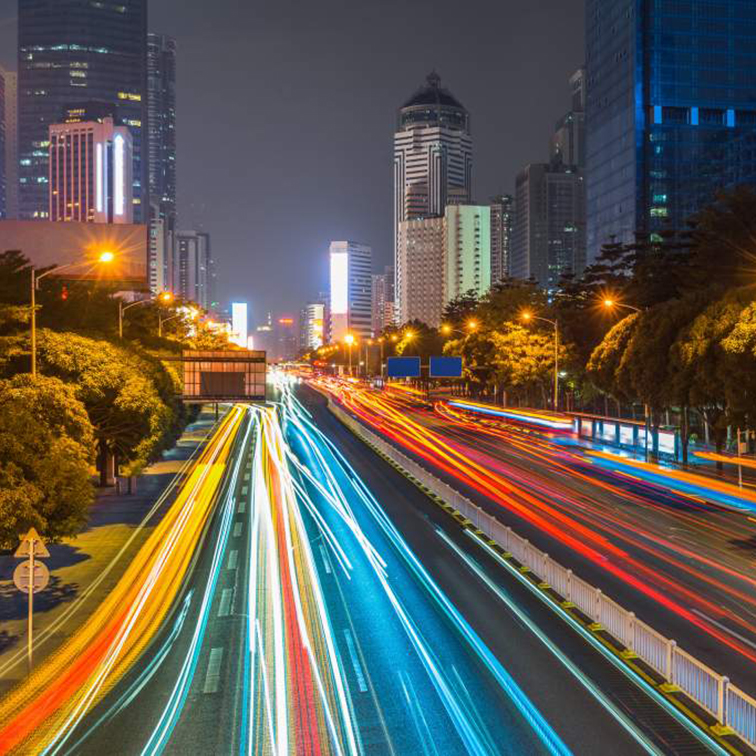
#> input picture night thumbs/night city scape.jpg, 756 x 756 px
$ python -i holygrail.py   (imports and definitions only)
#> lines starting #> are read from the running program, lines starting #| are printed output that depends on the picture; after the words box and inside, x2 and y2 are one past the last pixel; in counts of white or black regions, pixels touching at a corner belong together
#!/usr/bin/env python3
"""
holygrail.py — Holy Grail exposure brain for PiSlider  v3.0

Architecture
────────────
Three layers blend together each frame, with weights that shift
dynamically based on phase, tracker confidence, and conditions:

  1. ASTRONOMICAL MODEL  (_compute_astro)
     Sun/moon positions -> phase classification -> EV/Kelvin/interval
     priors. Includes ambient moonlight model (full moon +2.5 stops vs
     new moon), disc-in-frame geometry, and look-ahead anticipation
     (begins pre-adjusting EV before sun/moon crosses into frame).

  2. DNG CAPTURE TRACKER  (AdaptiveEVTracker + push_capture_ev)
     After every saved frame, app.py reads luminance from the thumbnail
     and calls push_capture_ev(). Builds a rolling window of 20 frames.
     Fits weighted linear regression -> slope (stops/frame) + R².
     Works at night - reads from the capture, not the preview.

  3. DYNAMIC BLEND WEIGHT  (_blend_weight)
     Pixel vs astro trust shifts each frame:
     - Deep stable night  -> 15% pixel / 85% astro
     - Active transition  -> 50/50
     - Day with clouds    -> 75% pixel / 25% astro
     - High R² (clean trend) -> more pixel weight
     - Moon rising/setting   -> more astro weight
"""

from __future__ import annotations

import math
import time
import datetime
import logging
from collections import deque
from dataclasses import dataclass, field
from typing import Optional, List, Dict, Any, Tuple

import numpy as np

try:
    import cv2
    _HAS_CV2 = True
except ImportError:
    _HAS_CV2 = False

from zoneinfo import ZoneInfo
from astral import LocationInfo
from astral.sun import elevation as sun_elevation, azimuth as sun_azimuth
from astral.moon import elevation as moon_elevation, azimuth as moon_azimuth
from astral.moon import phase as moon_phase

logger = logging.getLogger("PiSlider.HG")


# ─────────────────────────────────────────────────────────────────────────────
# HGSettings
# ─────────────────────────────────────────────────────────────────────────────

@dataclass
class HGSettings:
    enabled: bool = True

    # Location & time
    lat: float = 49.8951
    lon: float = -97.1384
    tz:  str   = "America/Winnipeg"

    start_dt:        Optional[datetime.datetime] = None
    interval_sec:    float = 5.0
    frames:          int   = 1000
    vibration_delay: float = 1.0
    exposure_margin: float = 0.2

    # Camera geometry
    cam_az:  float = 180.0
    cam_alt: float = 0.0
    hfov:    float = 60.0
    vfov:    float = 40.0

    # ── EV targets per phase ─────────────────────────────────────────────────
    ev_day:      float = 13.0
    ev_golden:   float = 10.0
    ev_twilight: float =  6.0
    ev_night:    float =  3.0

    # Kelvin targets per phase
    kelvin_day:      int = 5500
    kelvin_golden:   int = 4200
    kelvin_twilight: int = 4800
    kelvin_night:    int = 3800

    # Per-phase intervals (s)
    interval_day:      float = 5.0
    interval_golden:   float = 7.0
    interval_twilight: float = 10.0
    interval_night:    float = 20.0

    # Aperture & ISO
    aperture_day:      float = 5.6
    aperture_night:    float = 2.8
    iso_min:        int   = 100
    iso_max:        int   = 3200
    iso_max_night:  int   = 6400

    # ISO-invariant camera support (e.g. Sony A7III dual-native ISO).
    # Cameras with a dual-gain architecture have two invariant stages separated
    # by a "native high ISO" transition point. ISO values *between* iso_min and
    # iso_native_high are a dead zone: they have less DR than iso_min AND worse
    # read-noise than iso_native_high — so we skip them entirely.
    # Sony A7III: stage 1 = ISO 100–500, stage 2 = ISO 640–51200.
    # Set to 0 (or None) to use classic 1/3-stop stepping with no jump.
    iso_native_high: int = 640

    # ── Anchor exposure ───────────────────────────────────────────────────────
    # Set once by calibration shot. ALL meter shots use these exact settings
    # so every measurement is directly comparable — no compensation math needed.
    anchor_shutter_s: Optional[float] = None
    anchor_iso:       Optional[int]   = None
    anchor_ev:        Optional[float] = None

    # Shutter limits
    # IMX477 hardware maximum is ~670s. These are soft caps — the real
    # constraint is the frame interval (shutter can't exceed interval minus
    # vibration_delay + exposure_margin). Set these to match your intended
    # night interval. e.g. 25s interval → set shutter_max_night ~23s.
    # The interval floor in _compute_params auto-extends the interval if
    # needed, so setting this higher than your interval just means the
    # interval stretches to accommodate the exposure.
    shutter_max_night:     float = 25.0   # set to ~interval_night - 2s
    shutter_max_twilight:  float = 20.0
    night_prefer_low_iso:  bool  = True
    continuous_shutter:    bool  = False

    # ── Histogram targets (0–255 luminance in meter JPEG) ────────────────────
    # User-facing controls for the look of the timelapse.
    # The system steers toward these using clean anchor-exposure meter shots.

    # Highlight protection: if this fraction of pixels exceeds clip_level,
    # pull exposure down regardless of trend. Prevents blown daylight skies.
    highlight_clip_level:    int   = 245    # pixel value = blown
    highlight_clip_limit:    float = 0.005  # 0.5% blown pixels = pull down

    # Midtone target: where we want the P50 of the histogram.
    # Night: push brighter to gather more light and show stars.
    # Lightroom/LRTimelapse normalises brightness in post anyway.
    midtone_target_day:   int   = 110
    midtone_target_night: int   = 80
    midtone_percentile:   float = 0.50  # steer this percentile toward target

    # Shadow floor: if too many pixels are crushed to black, boost exposure.
    shadow_floor_level: int   = 18     # below this = crushed black
    shadow_floor_limit: float = 0.40   # >40% crushed → boost needed

    # ── Per-phase agility (max stops/frame the output is allowed to change) ──
    # This is the primary "butter" control. Low = smooth. High = responsive.
    # Transitions (golden, twilight) get more agility. Stable phases get less.
    agility_day:      float = 0.008   # stable sun — almost no movement
    agility_golden:   float = 0.035   # golden/sunset — fast ramp allowed
    agility_twilight: float = 0.030   # still ramping, slightly slower
    agility_night:    float = 0.020   # stable darkness — tiny corrections only

    # Extra multiplier near the horizon (±15°) for moon rise/set events.
    horizon_agility_boost: float = 1.8

    # ── Tracker tuning ────────────────────────────────────────────────────────
    adaptive_weight:      float = 0.75
    ev_max_delta_flat:    float = 0.04
    ev_max_delta_fast:    float = 0.35
    kelvin_max_delta:     int   = 60
    anomaly_threshold_ev: float = 1.5
    tracker_window:       int   = 20
    tracker_warmup:       int   = 5
    slope_ma_window:      int   = 12   # frames to average for slope_ma
    # Exponential recency decay for regression weights.
    # Newest frame = 1.0; each step back is multiplied by this factor.
    # At 0.92 with a 20-frame window: oldest sample carries 0.92^19 ≈ 0.20 weight.
    # This lets old data fade out naturally at phase transitions — no flush needed.
    # Range: 0.80 (aggressive fade) → 1.0 (flat / equal weights).
    tracker_recency_decay: float = 0.92
    # How strongly ev_smooth drifts toward the blended drift target per frame.
    # At the default 0.030 a 1-stop gap contributes 0.030 stops of pull before
    # hitting the ±max_step/2 cap.  Raise for faster reality-anchoring;
    # lower for more inertia during cloudy / variable conditions.
    drift_pull_strength:  float = 0.030

    # ── Celestial disc tuning ─────────────────────────────────────────────────
    disc_lookahead_min:   float = 10.0
    sun_weight:           float = 1.0
    moon_weight:          float = 0.4
    moon_phase_weight:    float = 1.0
    moonlight_ev_max:     float = 4.5


# ─────────────────────────────────────────────────────────────────────────────
# MeterShot — result of a clean anchor-exposure meter capture
# ─────────────────────────────────────────────────────────────────────────────

@dataclass
class MeterShot:
    """
    Luminance histogram extracted from a JPEG captured at fixed anchor
    settings (anchor_shutter_s, anchor_iso). Because settings never change,
    every MeterShot is directly comparable — no compensation math needed.

    Fields that matter to the tracker:
      meter_ev          — EV computed from P50 luminance (the reference signal)
      highlight_fraction — fraction of pixels at or above clip_level
      shadow_fraction   — fraction of pixels at or below floor_level
      midtone_p50       — raw P50 luminance (0–255)
      condition         — 'clear' | 'hazy' | 'overcast' from histogram variance
      kelvin            — colour temperature (day only; astro ramp at night)
    """
    timestamp:          float
    meter_ev:           float   # EV at anchor exposure — scene luminance signal
    midtone_p50:        int     # P50 luminance (0–255)
    highlight_fraction: float   # fraction of pixels >= clip_level
    shadow_fraction:    float   # fraction of pixels <= floor_level
    hist_std:           float   # stddev of luminance — sky variance / cloud indicator
    kelvin:             float
    condition:          str     # 'clear' | 'hazy' | 'overcast'
    is_anomaly:         bool  = False
    weight:             float = 1.0


# ─────────────────────────────────────────────────────────────────────────────
# CaptureMeasurement — kept for push_capture_ev compatibility
# ─────────────────────────────────────────────────────────────────────────────

@dataclass
class CaptureMeasurement:
    timestamp:    float
    pixel_ev:     float
    kelvin:       float
    sky_fraction: float
    condition:    str
    is_anomaly:   bool  = False
    weight:       float = 1.0


# ─────────────────────────────────────────────────────────────────────────────
# SkyMeasurement  (preview / day use)
# ─────────────────────────────────────────────────────────────────────────────

@dataclass
class SkyMeasurement:
    timestamp:    float
    ev:           float
    rg_ratio:     float
    bg_ratio:     float
    lum_mean:     float
    sky_fraction: float
    condition:    str
    source:       str   = 'preview'
    is_anomaly:   bool  = False
    weight:       float = 1.0


# ─────────────────────────────────────────────────────────────────────────────
# SkyAnalyser
# ─────────────────────────────────────────────────────────────────────────────

class SkyAnalyser:
    _SKY_HSV_RANGES = [
        ((90,  20,  60), (130, 255, 255)),
        ((0,   0,  130), (180,  55, 230)),
        ((5,   40,  80), ( 35, 255, 255)),
        ((95,  10,  40), (140,  80, 200)),
    ]

    def __init__(self):
        self._prev_mask: Optional[np.ndarray] = None

    def analyse(
        self,
        frame_rgb: np.ndarray,
        cam_alt:   float = 0.0,
        sun_az:    float = 0.0,
        sun_alt:   float = 0.0,
        cam_az:    float = 0.0,
        hfov:      float = 60.0,
        vfov:      float = 40.0,
        moon_az:   float = 0.0,
        moon_alt:  float = 0.0,
        camera_ev: Optional[float] = None,
    ) -> Optional[SkyMeasurement]:
#> called with cam_alt = 0, sun_az = 0, sun_alt = 0, cam_az = 0, hfov = 60, vfov = 40, moon_az = 0, moon_alt = 0
        if not _HAS_CV2 or frame_rgb is None:
            return None
        h, w = frame_rgb.shape[:2]
        if cam_alt < -25.0:
            return None

        hsv  = cv2.cvtColor(frame_rgb, cv2.COLOR_RGB2HSV)
#> hsv: shape (756, 756, 3); mean H, S, V 73.4, 119.8, 120.8
        mask = np.zeros((h, w), dtype=np.uint8)
        for lo, hi in self._SKY_HSV_RANGES:
            mask |= cv2.inRange(hsv,
                                np.array(lo, dtype=np.uint8),
                                np.array(hi, dtype=np.uint8))
#> this loop made 4 passes
#> pass 1, in analyse, `mask |= cv2.inRange(hsv, np.array(lo, dtype=np.uint8), np.array(hi, dt..`:
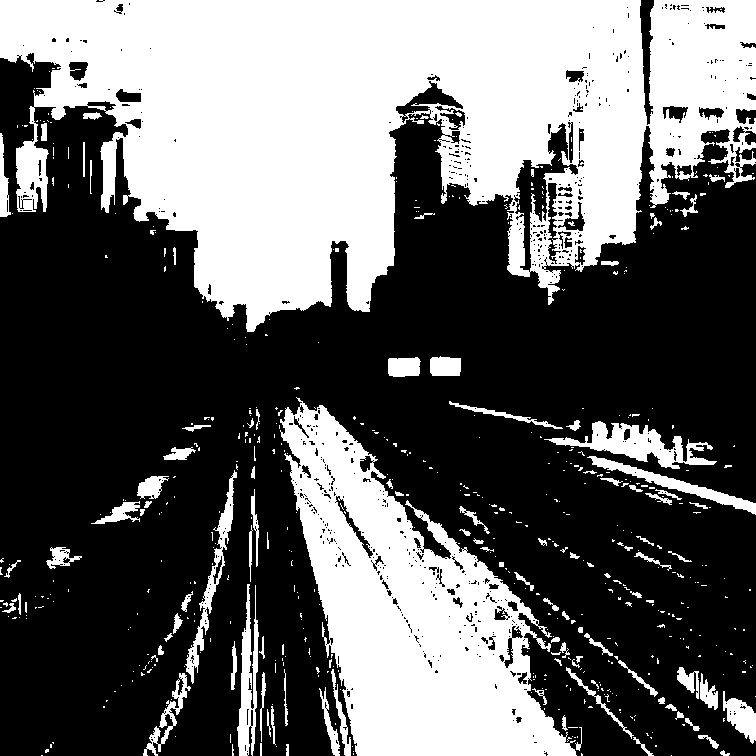
#> mask: shape (756, 756); 39.5% white; 570 white regions (461 under 20 px), largest, box (x1, y1, x2, y2) and area: (0, 0, 756, 332) 152717, (280, 397, 577, 756) 50558, (544, 421, 717, 469) 2949
#> pass 2, in analyse, `mask |= cv2.inRange(hsv, np.array(lo, dtype=np.uint8), np.array(hi, dt..`:
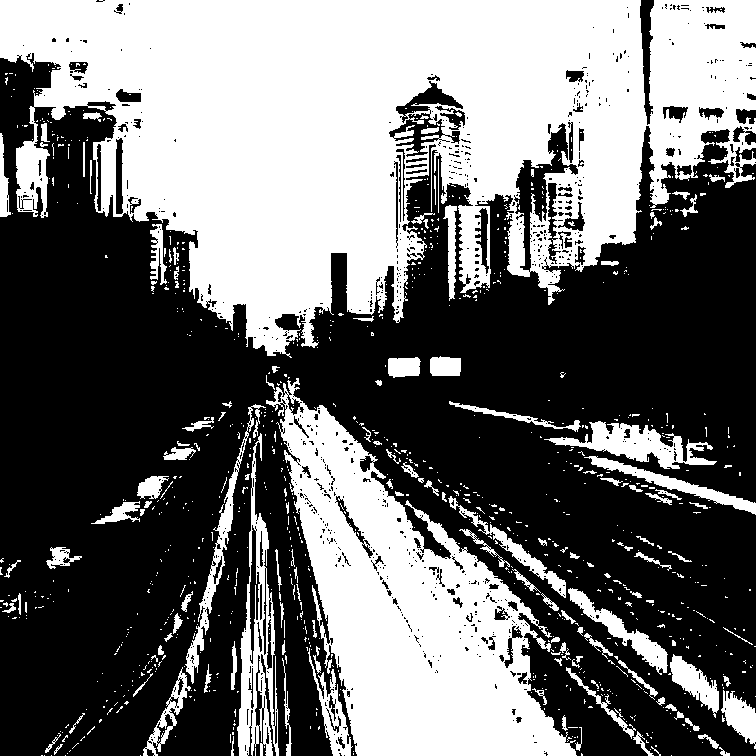
#> mask: shape (756, 756); 43.3% white; 959 white regions (822 under 20 px), largest, box (x1, y1, x2, y2) and area: (0, 0, 756, 358) 161452, (266, 378, 577, 756) 51386, (237, 433, 279, 756) 4946
#> pass 3, in analyse, `mask |= cv2.inRange(hsv, np.array(lo, dtype=np.uint8), np.array(hi, dt..`:
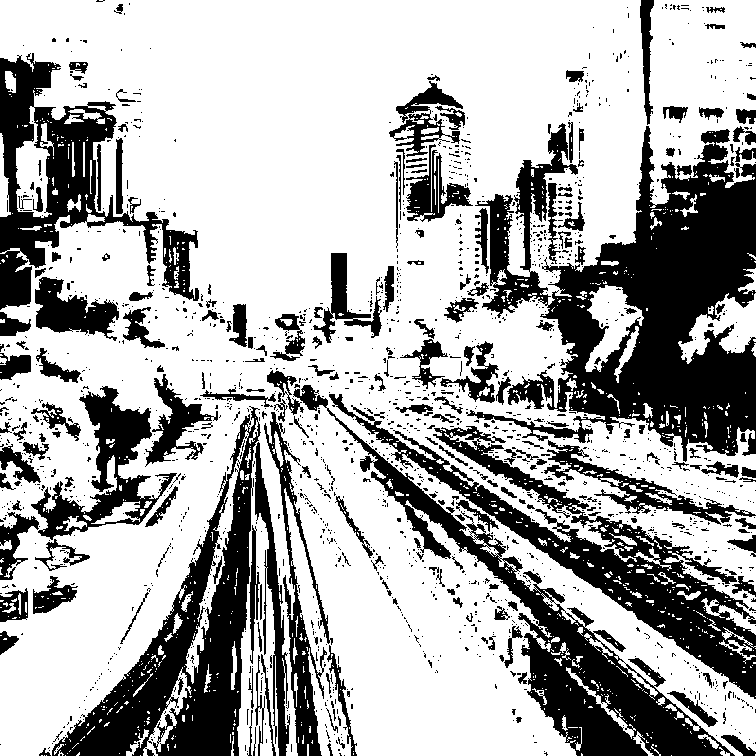
#> mask: shape (756, 756); 67.7% white; 1716 black regions (1483 under 20 px), largest, box (x1, y1, x2, y2) and area: (466, 123, 756, 462) 45416, (52, 406, 261, 756) 21437, (293, 385, 735, 756) 20526

        sky_top = max(1, int(h * 0.65))
#> (the rest of the program and of its run is left out)
